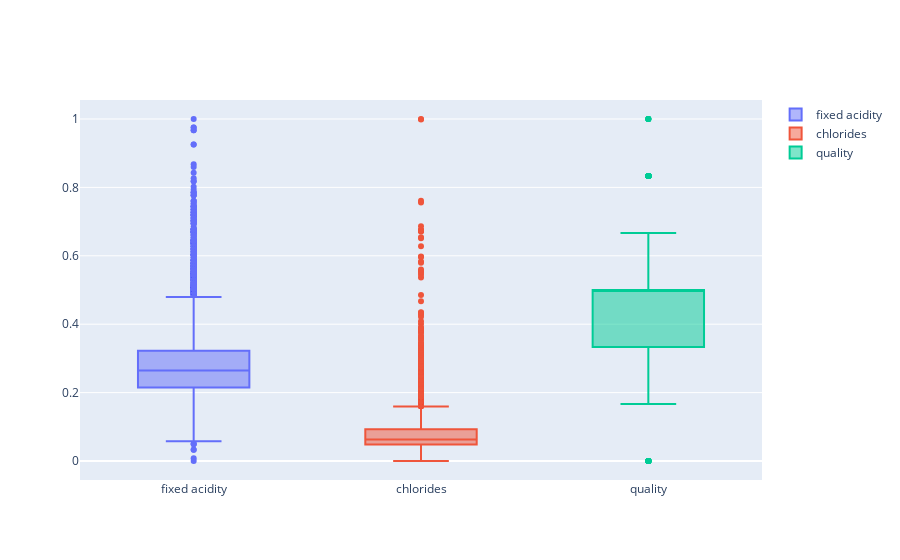

Here is the notebook cell this chart was saved with:
### Code cell
# MinMaxScaler을 사용해서 최대 최소값을 1과 0으로 강제로 맞춤
fig = go.Figure()
fig.add_trace(go.Box(y=X_mss_pd['fixed acidity'], name= 'fixed acidity'))
fig.add_trace(go.Box(y=X_mss_pd['chlorides'], name= 'chlorides'))
fig.add_trace(go.Box(y=X_mss_pd['quality'], name= 'quality'))
fig.show()

### Figure 1 — Plotly figure (JSON) as saved in the notebook; plotly's stock layout.template omitted (floating-point values rounded to 4 significant figures; data arrays with more than 128 entries replaced by an {"elided": "..."} marker saying what was removed)
{"data": [{"name": "fixed acidity", "type": "box", "y": {"elided": "6497 float values"}}, {"name": "chlorides", "type": "box", "y": {"elided": "6497 float values"}}, {"name": "quality", "type": "box", "y": {"elided": "6497 float values"}}], "layout": {}}
